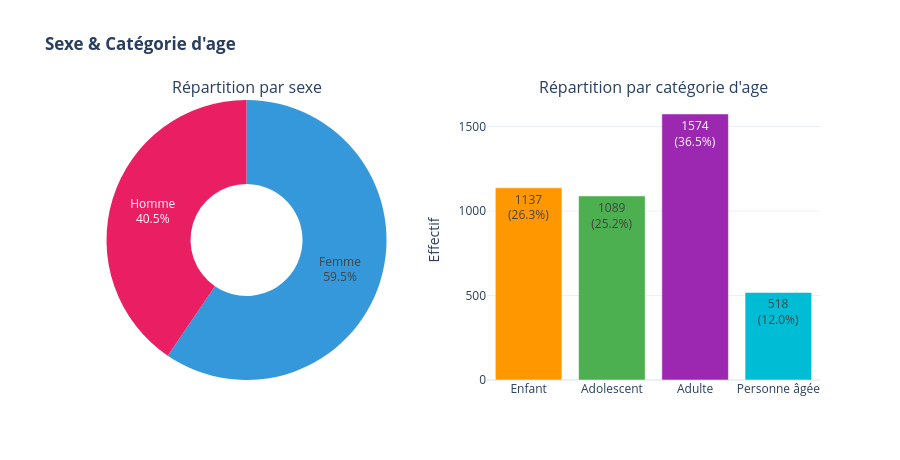

The notebook cell this image was saved under:
### Markdown cell above
---
## 3. Profil Socio-Demographique

> Analyse de la **structure demographique** : sexe, age, categorie d'age, profession, statut matrimonial.

### Code cell
# -- Plot 3.1 : Sexe & Categorie d'age --
# Deux graphiques complementaires pour une vue d'ensemble rapide

sexe_cnt = df['Sexe'].value_counts()
age_cnt  = df['Categorie_age'].value_counts().reindex(
    ['Enfant','Adolescent','Adulte','Personne âgée'], fill_value=0)

fig = make_subplots(
    rows=1, cols=2,
    specs=[[{'type':'pie'},{'type':'bar'}]],
    subplot_titles=['Répartition par sexe', 'Répartition par catégorie d\'age']
)
fig.add_trace(go.Pie(
    labels=sexe_cnt.index, values=sexe_cnt.values, hole=0.4,
    marker_colors=['#3498DB','#E91E63'],
    textinfo='percent+label', showlegend=False
), row=1, col=1)
fig.add_trace(go.Bar(
    x=age_cnt.index, y=age_cnt.values,
    text=[f'{v}<br>({v/n*100:.1f}%)' for v in age_cnt.values],
    textposition='auto',
    marker_color=['#FF9800','#4CAF50','#9C27B0','#00BCD4'],
    showlegend=False
), row=1, col=2)
fig.update_layout(
    title_text='<b>Sexe & Catégorie d\'age</b>',
    height=460, template='plotly_white', showlegend=False
)
fig.update_yaxes(title_text='Effectif', row=1, col=2)
fig.show()

### Figure 1 — Plotly figure (JSON) as saved in the notebook; plotly's stock layout.template omitted (floating-point values rounded to 4 significant figures)
{"data": [{"domain": {"x": [0, 0.45], "y": [0, 1]}, "hole": 0.4, "labels": ["Femme", "Homme"], "marker": {"colors": ["#3498DB", "#E91E63"]}, "showlegend": false, "textinfo": "percent+label", "type": "pie", "values": [2570, 1748]}, {"marker": {"color": ["#FF9800", "#4CAF50", "#9C27B0", "#00BCD4"]}, "showlegend": false, "text": ["1137<br>(26.3%)", "1089<br>(25.2%)", "1574<br>(36.5%)", "518<br>(12.0%)"], "textposition": "auto", "type": "bar", "x": ["Enfant", "Adolescent", "Adulte", "Personne âgée"], "xaxis": "x", "y": [1137, 1089, 1574, 518], "yaxis": "y"}], "layout": {"annotations": [{"font": {"size": 16}, "showarrow": false, "text": "Répartition par sexe", "x": 0.225, "xanchor": "center", "xref": "paper", "y": 1, "yanchor": "bottom", "yref": "paper"}, {"font": {"size": 16}, "showarrow": false, "text": "Répartition par catégorie d'age", "x": 0.775, "xanchor": "center", "xref": "paper", "y": 1, "yanchor": "bottom", "yref": "paper"}], "height": 460, "showlegend": false, "title": {"text": "<b>Sexe & Catégorie d'age</b>"}, "xaxis": {"anchor": "y", "domain": [0.55, 1]}, "yaxis": {"anchor": "x", "domain": [0, 1], "title": {"text": "Effectif"}}}}
